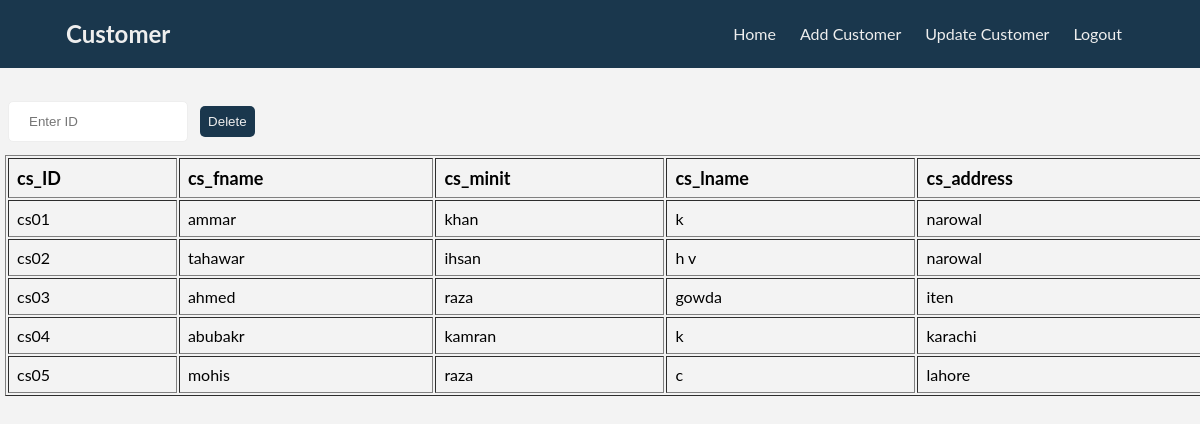
The page /customer.php (signed in) on the database its author committed.
### tables this page shows
CREATE TABLE `customer` (
  `cs_id` varchar(9) NOT NULL,
  `cs_fname` varchar(10) NOT NULL,
  `cs_minit` varchar(10) NOT NULL,
  `cs_lname` varchar(10) NOT NULL,
  `cs_address` varchar(30) NOT NULL
);

### customer.php (the view, shortened to what this page needs)
<html>
    <head>
</head>
<body>
<nav id="main-nav">
        <div class="container">
            <h2>Customer</h2>
            <ul>
                <li>
                    <a href="home.html">Home</a>
                </li>
                <li>
                    <a href="customeradd.php">Add Customer</a>
                </li>
                <li>
                    <a href="customerupdate.php">Update Customer</a>
                </li>
                <li>
                    <a href="logout.php">Logout</a>
                </li>
            </ul>
        </div>
    </nav>
    <div class="lastblock" style="margin-top:25px;">
    <form action="deletecustomer.php" method="post">
    <input  id="dbutton" type="text" name="t1" placeholder="Enter ID" required>
    <input  style=" padding: 8px; background: #1A374D; border: none; border-radius: 5px; color: #eee "type="submit" value="Delete">
    </form>
    </div>
    <?php
$con = mysqli_connect("localhost","root","","Petshop_management");
$var=mysqli_query($con,"select * from customer ");
echo "<table border size:10>";
echo "<tr>
<th>cs_ID</th>
<th>cs_fname</th>
<th>cs_minit</th>
<th>cs_lname</th>
<th>cs_address</th>
</tr>";
if(mysqli_num_rows($var)>0){
    while($arr=mysqli_fetch_row($var))
    { echo "<tr>
    <td>$arr[0]</td>
    <td>$arr[1]</td>
    <td>$arr[2]</td>
    <td>$arr[3]</td>
    <td>$arr[4]</td>
    </tr>";}
    echo "</table>";
}
?>
</body>
</html>

### customer.php (style rules this page uses)
:root { --light-color: #f3f3f3; --dark-color: #333; --max-width: 1100px; }
table { margin:5px ; width:100%; color: black; }
td, th { text-align: left; padding: 8px; }
th { font-size: large; }
input[type=text] { width: 15%; padding: 12px 20px; margin: 8px ; background:#fff; border: 1px solid #eee; border-radius: 5px; color:#ddd; }
* { margin: 0; padding: 0; box-sizing: border-box; }
body { font-family: 'Lato', sans-serif; line-height: 1.5; background: var(--light-color); overflow: hidden; }
a { color: #333; text-decoration: none; }
ul { list-style: none; }
.container { max-width: var(--max-width); padding: 0 2rem; margin: auto; overflow: hidden; }
#main-nav { background: #1A374D; color: #eee; position: sticky; z-index: 2; top: 0; }
#main-nav .container { display: grid; grid-template-columns: 3fr 9fr ; padding: 1rem; align-items: center; }
#main-nav ul { justify-self: end; display: flex; }
#main-nav ul li a { padding: 0.75rem; color: #eee; }

### rows shown on the page
customer: cs_id "cs01", cs_fname "ammar", cs_minit "khan", cs_lname "k", cs_address "narowal"
customer: cs_id "cs02", cs_fname "tahawar", cs_minit "ihsan", cs_lname "h v", cs_address "narowal"
customer: cs_id "cs03", cs_fname "ahmed", cs_minit "raza", cs_lname "gowda", cs_address "iten"
customer: cs_id "cs04", cs_fname "abubakr", cs_minit "kamran", cs_lname "k", cs_address "karachi"
customer: cs_id "cs05", cs_fname "mohis", cs_minit "raza", cs_lname "c", cs_address "lahore"
